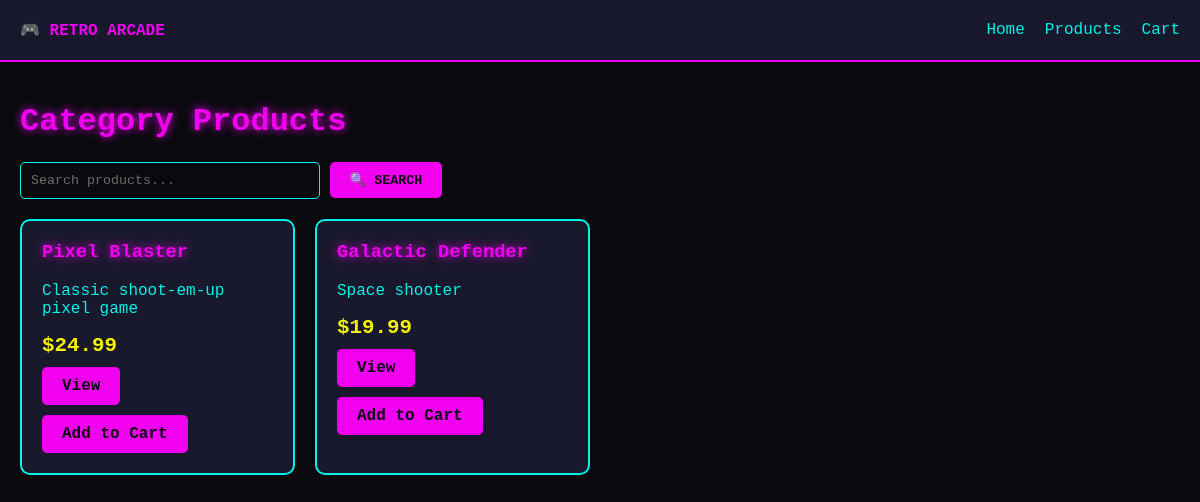
The app's page /php-app/pages/products/list.php?category=1 with its own data.
### tables this page shows
CREATE TABLE IF NOT EXISTS products (
    id INT AUTO_INCREMENT PRIMARY KEY,
    name VARCHAR(255) NOT NULL,
    description TEXT,
    price DECIMAL(10,2) NOT NULL,
    category_id INT,
    image_url VARCHAR(500),
    stock INT DEFAULT 100,
    created_at TIMESTAMP DEFAULT CURRENT_TIMESTAMP
);

### php-app/config/database.php (called while the page is built, shortened)
<?php
$db_host = getenv('DB_HOST') ?: 'localhost';
$db_user = getenv('DB_USERNAME') ?: 'retro_arcade';
$db_pass = getenv('DB_PASSWORD') ?: 'retro_password';
$db_name = getenv('DB_DATABASE') ?: 'retro_arcade';
$conn = mysqli_connect($db_host, $db_user, $db_pass, $db_name);
function query($sql) {
    global $conn;
    $result = mysqli_query($conn, $sql);
    return $result;
}
function fetch_assoc($result) {
    return mysqli_fetch_assoc($result);
}
?>

### php-app/includes/helpers.php (called while the page is built, shortened)
<?php
function e($string) {
    return htmlspecialchars($string ?? '', ENT_QUOTES, 'UTF-8');
}
?>

### php-app/pages/products/list.php (the view, shortened to what this page needs)
<?php
require_once __DIR__ . '/../../includes/common.php';
$category = isset($_GET['category']) ? $_GET['category'] : null;
$search = isset($_GET['search']) ? $_GET['search'] : null;
if ($search) {
    $sql = "SELECT * FROM products WHERE name LIKE '%$search%' OR description LIKE '%$search%'";
    $page_title = "Search: " . e($search);
} elseif ($category) {
    $sql = "SELECT * FROM products WHERE category_id = $category";
    $page_title = "Category Products";
} else {
    $sql = "SELECT * FROM products";
    $page_title = "All Products";
}
$result = query($sql);
?>
<!DOCTYPE html>
<html lang="en">
<head>
    <link rel="stylesheet" href="/css/retro.css">
</head>
<body>
    <nav class="nav">
        <div style="font-weight:bold;color:#ff00ff;">🎮 RETRO ARCADE</div>
        <div><a href="/pages/index.php">Home</a><a href="/pages/products/list.php">Products</a><a href="/pages/cart.php">Cart</a></div>
    </nav>
    <div class="container">
        <h1><?= $page_title ?></h1>
        <form class="search-box" method="GET">
            <input type="text" name="search" placeholder="Search products..." value="<?= isset($_GET['search']) ? e($_GET['search']) : '' ?>">
            <button type="submit">🔍 SEARCH</button>
        </form>
        <div class="product-grid">
            <?php while ($p = fetch_assoc($result)): ?>
                <div class="product">
                    <h3><?= e($p['name']) ?></h3>
                    <p><?= e($p['description']) ?></p>
                    <div class="price">$<?= number_format($p['price'], 2) ?></div>
                    <a href="/pages/products/detail.php?id=<?= $p['id'] ?>" class="btn">View</a>
                    <a href="/pages/cart.php?action=add&id=<?= $p['id'] ?>" class="btn">Add to Cart</a>
                </div>
            <?php endwhile; ?>
        </div>
    </div>
</body>
</html>

### php-app/css/retro.css (style rules this page uses)
:root { --bg-dark: #0a0a0f; --bg-card: #1a1a2e; --neon-cyan: #00fff5; --neon-magenta: #ff00ff; --neon-yellow: #ffff00; --text-primary: #00fff5; --text-secondary: #ff00ff; --border-color: #00fff5; }
* { box-sizing: border-box; }
body { background: var(--bg-dark); color: var(--text-primary); font-family: 'Courier New', monospace; margin: 0; padding: 0; min-height: 100vh; }
body::before { content: ""; position: fixed; top: 0; left: 0; width: 100%; height: 100%; background: repeating-linear-gradient( 0deg, rgba(0, 0, 0, 0.1), rgba(0, 0, 0, 0.1) 1px, transparent 1px, transparent 2px ); pointer-events: none; z-index: 10000; }
h1, h2, h3 { text-shadow: 0 0 10px currentColor; }
h1 { color: var(--neon-magenta); }
h3 { color: var(--neon-cyan); }
a { color: var(--neon-cyan); text-decoration: none; transition: color 0.3s, text-shadow 0.3s; }
.btn, button { background: var(--neon-magenta); color: var(--bg-dark); border: none; padding: 10px 20px; cursor: pointer; font-family: inherit; font-weight: bold; border-radius: 5px; transition: all 0.3s; }
input, textarea, select { background: var(--bg-dark); border: 1px solid var(--neon-cyan); color: var(--neon-cyan); padding: 10px; font-family: inherit; border-radius: 5px; }
.nav { background: var(--bg-card); padding: 20px; border-bottom: 2px solid var(--neon-magenta); display: flex; justify-content: space-between; align-items: center; }
.price { color: var(--neon-yellow); font-size: 1.5em; font-weight: bold; }

### php-app/pages/products/list.php (style rules this page uses)
body { background: #0a0a0f; color: #00fff5; font-family: 'Courier New', monospace; margin: 0; padding: 0; }
.container { max-width: 1200px; margin: 0 auto; padding: 20px; }
.search-box { margin: 20px 0; }
.search-box input { padding: 10px; width: 300px; background: #0a0a0f; border: 1px solid #00fff5; color: #00fff5; }
.search-box button { padding: 10px 20px; background: #ff00ff; border: none; color: #0a0a0f; cursor: pointer; }
.product-grid { display: grid; grid-template-columns: repeat(auto-fill, minmax(250px, 1fr)); gap: 20px; }
.product { background: #1a1a2e; border: 2px solid #00fff5; padding: 20px; border-radius: 10px; }
.product h3 { color: #ff00ff; margin-top: 0; }
.price { color: #ffff00; font-size: 1.3em; font-weight: bold; }
.btn { display: inline-block; background: #ff00ff; color: #0a0a0f; padding: 10px 20px; text-decoration: none; margin-top: 10px; border-radius: 5px; }
.nav { background: #1a1a2e; padding: 20px; display: flex; justify-content: space-between; }
.nav a { color: #00fff5; text-decoration: none; margin-left: 20px; }

### records on screen
products: name "Pixel Blaster", description "Classic shoot-em-up pixel game", price "24.99"
products: name "Galactic Defender", description "Space shooter", price "19.99"

### other values on screen
$page_title "Category Products"
